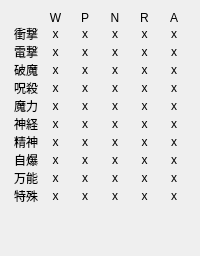
             <widget class="QWidget" name="weakpointTab2">
              <attribute name="title">
               <string>Page 2</string>
              </attribute>
              <layout class="QGridLayout">
               <property name="spacing">
                <number>0</number>
               </property>
               <item row="0" column="1">
                <widget class="QLabel" name="weakpointLabel2">
                 <property name="text">
                  <string>W</string>
                 </property>
                 <property name="alignment">
                  <set>Qt::AlignCenter</set>
                 </property>
                </widget>
               </item>
               <item row="0" column="2">
                <widget class="QLabel" name="protectionLabel2">
                 <property name="text">
                  <string>P</string>
                 </property>
                 <property name="alignment">
                  <set>Qt::AlignCenter</set>
                 </property>
                </widget>
               </item>
               <item row="0" column="3">
                <widget class="QLabel" name="nullLabel2">
                 <property name="text">
                  <string>N</string>
                 </property>
                 <property name="alignment">
                  <set>Qt::AlignCenter</set>
                 </property>
                </widget>
               </item>
               <item row="0" column="4">
                <widget class="QLabel" name="reflectLabel2">
                 <property name="text">
                  <string>R</string>
                 </property>
                 <property name="alignment">
                  <set>Qt::AlignCenter</set>
                 </property>
                </widget>
               </item>
               <item row="0" column="5">
                <widget class="QLabel" name="absorbLabel2">
                 <property name="text">
                  <string>A</string>
                 </property>
                 <property name="alignment">
                  <set>Qt::AlignCenter</set>
                 </property>
                </widget>
               </item>
               <item row="1" column="0">
                <widget class="QLabel" name="wpShockLabel">
                 <property name="text">
                  <string>衝撃</string>
                 </property>
                 <property name="alignment">
                  <set>Qt::AlignCenter</set>
                 </property>
                </widget>
               </item>
               <item row="2" column="0">
                <widget class="QLabel" name="wpElectricShockLabel">
                 <property name="text">
                  <string>電撃</string>
                 </property>
                 <property name="alignment">
                  <set>Qt::AlignCenter</set>
                 </property>
                </widget>
               </item>
               <item row="3" column="0">
                <widget class="QLabel" name="wpHamaLabel">
                 <property name="text">
                  <string>破魔</string>
                 </property>
                 <property name="alignment">
                  <set>Qt::AlignCenter</set>
                 </property>
                </widget>
               </item>
               <item row="4" column="0">
                <widget class="QLabel" name="wpMudoLabel">
                 <property name="text">
                  <string>呪殺</string>
                 </property>
                 <property name="alignment">
                  <set>Qt::AlignCenter</set>
                 </property>
                </widget>
               </item>
               <item row="5" column="0">
                <widget class="QLabel" name="wpMagicForceLabel">
                 <property name="text">
                  <string>魔力</string>
                 </property>
                 <property name="alignment">
                  <set>Qt::AlignCenter</set>
                 </property>
                </widget>
               </item>
               <item row="6" column="0">
                <widget class="QLabel" name="wpNerveLabel">
                 <property name="text">
                  <string>神経</string>
                 </property>
                 <property name="alignment">
                  <set>Qt::AlignCenter</set>
                 </property>
                </widget>
               </item>
               <item row="7" column="0">
                <widget class="QLabel" name="wpMindLabel">
                 <property name="text">
                  <string>精神</string>
                 </property>
                 <property name="alignment">
                  <set>Qt::AlignCenter</set>
                 </property>
                </widget>
               </item>
               <item row="8" column="0">
                <widget class="QLabel" name="wpSuicideLabel">
                 <property name="text">
                  <string>自爆</string>
                 </property>
                 <property name="alignment">
                  <set>Qt::AlignCenter</set>
                 </property>
                </widget>
               </item>
               <item row="9" column="0">
                <widget class="QLabel" name="wpAlmightyLabel">
                 <property name="text">
                  <string>万能</string>
                 </property>
                 <property name="alignment">
                  <set>Qt::AlignCenter</set>
                 </property>
                </widget>
               </item>
               <item row="10" column="0">
                <widget class="QLabel" name="wpSpecialLabel">
                 <property name="text">
                  <string>特殊</string>
                 </property>
                 <property name="alignment">
                  <set>Qt::AlignCenter</set>
                 </property>
                </widget>
               </item>
               <item row="11" column="0">
                <spacer>
                 <property name="orientation">
                  <enum>Qt::Vertical</enum>
                 </property>
                 <property name="sizeHint" stdset="0">
                  <size>
                   <width>20</width>
                   <height>40</height>
                  </size>
                 </property>
                </spacer>
               </item>
               <item row="1" column="1">
                <widget class="QLabel" name="weakpointShock">
                 <property name="text">
                  <string>x</string>
                 </property>
                 <property name="alignment">
                  <set>Qt::AlignCenter</set>
                 </property>
                 <property name="textInteractionFlags">
                  <set>Qt::LinksAccessibleByMouse|Qt::TextSelectableByMouse</set>
                 </property>
                </widget>
               </item>
               <item row="1" column="2">
                <widget class="QLabel" name="protectionShock">
                 <property name="text">
                  <string>x</string>
                 </property>
                 <property name="alignment">
                  <set>Qt::AlignCenter</set>
                 </property>
                 <property name="textInteractionFlags">
                  <set>Qt::LinksAccessibleByMouse|Qt::TextSelectableByMouse</set>
                 </property>
                </widget>
               </item>
               <item row="2" column="2">
                <widget class="QLabel" name="protectionElectricShock">
                 <property name="text">
                  <string>x</string>
                 </property>
                 <property name="alignment">
                  <set>Qt::AlignCenter</set>
                 </property>
                 <property name="textInteractionFlags">
                  <set>Qt::LinksAccessibleByMouse|Qt::TextSelectableByMouse</set>
                 </property>
                </widget>
               </item>
               <item row="3" column="2">
                <widget class="QLabel" name="protectionHama">
                 <property name="text">
                  <string>x</string>
                 </property>
                 <property name="alignment">
                  <set>Qt::AlignCenter</set>
                 </property>
                 <property name="textInteractionFlags">
                  <set>Qt::LinksAccessibleByMouse|Qt::TextSelectableByMouse</set>
                 </property>
                </widget>
               </item>
               <item row="4" column="2">
                <widget class="QLabel" name="protectionMudo">
                 <property name="text">
                  <string>x</string>
                 </property>
                 <property name="alignment">
                  <set>Qt::AlignCenter</set>
                 </property>
                 <property name="textInteractionFlags">
                  <set>Qt::LinksAccessibleByMouse|Qt::TextSelectableByMouse</set>
                 </property>
                </widget>
               </item>
               <item row="5" column="2">
                <widget class="QLabel" name="protectionMagicForce">
                 <property name="text">
                  <string>x</string>
                 </property>
                 <property name="alignment">
                  <set>Qt::AlignCenter</set>
                 </property>
                 <property name="textInteractionFlags">
                  <set>Qt::LinksAccessibleByMouse|Qt::TextSelectableByMouse</set>
                 </property>
                </widget>
               </item>
               <item row="6" column="2">
                <widget class="QLabel" name="protectionNerve">
                 <property name="text">
                  <string>x</string>
                 </property>
                 <property name="alignment">
                  <set>Qt::AlignCenter</set>
                 </property>
                 <property name="textInteractionFlags">
                  <set>Qt::LinksAccessibleByMouse|Qt::TextSelectableByMouse</set>
                 </property>
                </widget>
               </item>
               <item row="7" column="2">
                <widget class="QLabel" name="protectionMind">
                 <property name="text">
                  <string>x</string>
                 </property>
                 <property name="alignment">
                  <set>Qt::AlignCenter</set>
                 </property>
                 <property name="textInteractionFlags">
                  <set>Qt::LinksAccessibleByMouse|Qt::TextSelectableByMouse</set>
                 </property>
                </widget>
               </item>
               <item row="8" column="2">
                <widget class="QLabel" name="protectionSuicide">
                 <property name="text">
                  <string>x</string>
                 </property>
                 <property name="alignment">
                  <set>Qt::AlignCenter</set>
                 </property>
                 <property name="textInteractionFlags">
                  <set>Qt::LinksAccessibleByMouse|Qt::TextSelectableByMouse</set>
                 </property>
                </widget>
               </item>
               <item row="9" column="2">
                <widget class="QLabel" name="protectionAlmighty">
                 <property name="text">
                  <string>x</string>
                 </property>
                 <property name="alignment">
                  <set>Qt::AlignCenter</set>
                 </property>
                 <property name="textInteractionFlags">
                  <set>Qt::LinksAccessibleByMouse|Qt::TextSelectableByMouse</set>
                 </property>
                </widget>
               </item>
               <item row="10" column="2">
                <widget class="QLabel" name="protectionSpecial">
                 <property name="text">
                  <string>x</string>
                 </property>
                 <property name="alignment">
                  <set>Qt::AlignCenter</set>
                 </property>
                 <property name="textInteractionFlags">
                  <set>Qt::LinksAccessibleByMouse|Qt::TextSelectableByMouse</set>
                 </property>
                </widget>
               </item>
               <item row="2" column="1">
                <widget class="QLabel" name="weakpointElectricShock">
                 <property name="text">
                  <string>x</string>
                 </property>
                 <property name="alignment">
                  <set>Qt::AlignCenter</set>
                 </property>
                 <property name="textInteractionFlags">
                  <set>Qt::LinksAccessibleByMouse|Qt::TextSelectableByMouse</set>
                 </property>
                </widget>
               </item>
               <item row="3" column="1">
                <widget class="QLabel" name="weakpointHama">
                 <property name="text">
                  <string>x</string>
                 </property>
                 <property name="alignment">
                  <set>Qt::AlignCenter</set>
                 </property>
                 <property name="textInteractionFlags">
                  <set>Qt::LinksAccessibleByMouse|Qt::TextSelectableByMouse</set>
                 </property>
                </widget>
               </item>
               <item row="4" column="1">
                <widget class="QLabel" name="weakpointMudo">
                 <property name="text">
                  <string>x</string>
                 </property>
                 <property name="alignment">
                  <set>Qt::AlignCenter</set>
                 </property>
                 <property name="textInteractionFlags">
                  <set>Qt::LinksAccessibleByMouse|Qt::TextSelectableByMouse</set>
                 </property>
                </widget>
               </item>
               <item row="5" column="1">
                <widget class="QLabel" name="weakpointMagicForce">
                 <property name="text">
                  <string>x</string>
                 </property>
                 <property name="alignment">
                  <set>Qt::AlignCenter</set>
                 </property>
                 <property name="textInteractionFlags">
                  <set>Qt::LinksAccessibleByMouse|Qt::TextSelectableByMouse</set>
                 </property>
                </widget>
               </item>
               <item row="6" column="1">
                <widget class="QLabel" name="weakpointNerve">
                 <property name="text">
                  <string>x</string>
                 </property>
                 <property name="alignment">
                  <set>Qt::AlignCenter</set>
                 </property>
                 <property name="textInteractionFlags">
                  <set>Qt::LinksAccessibleByMouse|Qt::TextSelectableByMouse</set>
                 </property>
                </widget>
               </item>
               <item row="7" column="1">
                <widget class="QLabel" name="weakpointMind">
                 <property name="text">
                  <string>x</string>
                 </property>
                 <property name="alignment">
                  <set>Qt::AlignCenter</set>
                 </property>
                 <property name="textInteractionFlags">
                  <set>Qt::LinksAccessibleByMouse|Qt::TextSelectableByMouse</set>
                 </property>
                </widget>
               </item>
               <item row="8" column="1">
                <widget class="QLabel" name="weakpointSuicide">
                 <property name="text">
                  <string>x</string>
                 </property>
                 <property name="alignment">
                  <set>Qt::AlignCenter</set>
                 </property>
                 <property name="textInteractionFlags">
                  <set>Qt::LinksAccessibleByMouse|Qt::TextSelectableByMouse</set>
                 </property>
                </widget>
               </item>
               <item row="9" column="1">
                <widget class="QLabel" name="weakpointAlmighty">
                 <property name="text">
                  <string>x</string>
                 </property>
                 <property name="alignment">
                  <set>Qt::AlignCenter</set>
                 </property>
                 <property name="textInteractionFlags">
                  <set>Qt::LinksAccessibleByMouse|Qt::TextSelectableByMouse</set>
                 </property>
                </widget>
               </item>
               <item row="10" column="1">
                <widget class="QLabel" name="weakpointSpecial">
                 <property name="text">
                  <string>x</string>
                 </property>
                 <property name="alignment">
                  <set>Qt::AlignCenter</set>
                 </property>
                 <property name="textInteractionFlags">
                  <set>Qt::LinksAccessibleByMouse|Qt::TextSelectableByMouse</set>
                 </property>
                </widget>
               </item>
               <item row="1" column="3">
                <widget class="QLabel" name="nullShock">
                 <property name="text">
                  <string>x</string>
                 </property>
                 <property name="alignment">
                  <set>Qt::AlignCenter</set>
                 </property>
                 <property name="textInteractionFlags">
                  <set>Qt::LinksAccessibleByMouse|Qt::TextSelectableByMouse</set>
                 </property>
                </widget>
               </item>
               <item row="2" column="3">
                <widget class="QLabel" name="nullElectricShock">
                 <property name="text">
                  <string>x</string>
                 </property>
                 <property name="alignment">
                  <set>Qt::AlignCenter</set>
                 </property>
                 <property name="textInteractionFlags">
                  <set>Qt::LinksAccessibleByMouse|Qt::TextSelectableByMouse</set>
                 </property>
                </widget>
               </item>
               <item row="3" column="3">
                <widget class="QLabel" name="nullHama">
                 <property name="text">
                  <string>x</string>
                 </property>
                 <property name="alignment">
                  <set>Qt::AlignCenter</set>
                 </property>
                 <property name="textInteractionFlags">
                  <set>Qt::LinksAccessibleByMouse|Qt::TextSelectableByMouse</set>
                 </property>
                </widget>
               </item>
               <item row="4" column="3">
                <widget class="QLabel" name="nullMudo">
                 <property name="text">
                  <string>x</string>
                 </property>
                 <property name="alignment">
                  <set>Qt::AlignCenter</set>
                 </property>
                 <property name="textInteractionFlags">
                  <set>Qt::LinksAccessibleByMouse|Qt::TextSelectableByMouse</set>
                 </property>
                </widget>
               </item>
               <item row="5" column="3">
                <widget class="QLabel" name="nullMagicForce">
                 <property name="text">
                  <string>x</string>
                 </property>
                 <property name="alignment">
                  <set>Qt::AlignCenter</set>
                 </property>
                 <property name="textInteractionFlags">
                  <set>Qt::LinksAccessibleByMouse|Qt::TextSelectableByMouse</set>
                 </property>
                </widget>
               </item>
               <item row="6" column="3">
                <widget class="QLabel" name="nullNerve">
                 <property name="text">
                  <string>x</string>
                 </property>
                 <property name="alignment">
                  <set>Qt::AlignCenter</set>
                 </property>
                 <property name="textInteractionFlags">
                  <set>Qt::LinksAccessibleByMouse|Qt::TextSelectableByMouse</set>
                 </property>
                </widget>
               </item>
               <item row="7" column="3">
                <widget class="QLabel" name="nullMind">
                 <property name="text">
                  <string>x</string>
                 </property>
                 <property name="alignment">
                  <set>Qt::AlignCenter</set>
                 </property>
                 <property name="textInteractionFlags">
                  <set>Qt::LinksAccessibleByMouse|Qt::TextSelectableByMouse</set>
                 </property>
                </widget>
               </item>
               <item row="8" column="3">
                <widget class="QLabel" name="nullSuicide">
                 <property name="text">
                  <string>x</string>
                 </property>
                 <property name="alignment">
                  <set>Qt::AlignCenter</set>
                 </property>
                 <property name="textInteractionFlags">
                  <set>Qt::LinksAccessibleByMouse|Qt::TextSelectableByMouse</set>
                 </property>
                </widget>
               </item>
               <item row="9" column="3">
                <widget class="QLabel" name="nullAlmighty">
                 <property name="text">
                  <string>x</string>
                 </property>
                 <property name="alignment">
                  <set>Qt::AlignCenter</set>
                 </property>
                 <property name="textInteractionFlags">
                  <set>Qt::LinksAccessibleByMouse|Qt::TextSelectableByMouse</set>
                 </property>
                </widget>
               </item>
               <item row="10" column="3">
                <widget class="QLabel" name="nullSpecial">
                 <property name="text">
                  <string>x</string>
                 </property>
                 <property name="alignment">
                  <set>Qt::AlignCenter</set>
                 </property>
                 <property name="textInteractionFlags">
                  <set>Qt::LinksAccessibleByMouse|Qt::TextSelectableByMouse</set>
                 </property>
                </widget>
               </item>
               <item row="1" column="4">
                <widget class="QLabel" name="reflectShock">
                 <property name="text">
                  <string>x</string>
                 </property>
                 <property name="alignment">
                  <set>Qt::AlignCenter</set>
                 </property>
                 <property name="textInteractionFlags">
                  <set>Qt::LinksAccessibleByMouse|Qt::TextSelectableByMouse</set>
                 </property>
                </widget>
               </item>
               <item row="2" column="4">
                <widget class="QLabel" name="reflectElectricShock">
                 <property name="text">
                  <string>x</string>
                 </property>
                 <property name="alignment">
                  <set>Qt::AlignCenter</set>
                 </property>
                 <property name="textInteractionFlags">
                  <set>Qt::LinksAccessibleByMouse|Qt::TextSelectableByMouse</set>
                 </property>
                </widget>
               </item>
               <item row="4" column="4">
                <widget class="QLabel" name="reflectMudo">
                 <property name="text">
                  <string>x</string>
                 </property>
                 <property name="alignment">
                  <set>Qt::AlignCenter</set>
                 </property>
                 <property name="textInteractionFlags">
                  <set>Qt::LinksAccessibleByMouse|Qt::TextSelectableByMouse</set>
                 </property>
                </widget>
               </item>
               <item row="3" column="4">
                <widget class="QLabel" name="reflectHama">
                 <property name="text">
                  <string>x</string>
                 </property>
                 <property name="alignment">
                  <set>Qt::AlignCenter</set>
                 </property>
                 <property name="textInteractionFlags">
                  <set>Qt::LinksAccessibleByMouse|Qt::TextSelectableByMouse</set>
                 </property>
                </widget>
               </item>
               <item row="5" column="4">
                <widget class="QLabel" name="reflectMagicForce">
                 <property name="text">
                  <string>x</string>
                 </property>
                 <property name="alignment">
                  <set>Qt::AlignCenter</set>
                 </property>
                 <property name="textInteractionFlags">
                  <set>Qt::LinksAccessibleByMouse|Qt::TextSelectableByMouse</set>
                 </property>
                </widget>
               </item>
               <item row="6" column="4">
                <widget class="QLabel" name="reflectNerve">
                 <property name="text">
                  <string>x</string>
                 </property>
                 <property name="alignment">
                  <set>Qt::AlignCenter</set>
                 </property>
                 <property name="textInteractionFlags">
                  <set>Qt::LinksAccessibleByMouse|Qt::TextSelectableByMouse</set>
                 </property>
                </widget>
               </item>
               <item row="7" column="4">
                <widget class="QLabel" name="reflectMind">
                 <property name="text">
                  <string>x</string>
                 </property>
                 <property name="alignment">
                  <set>Qt::AlignCenter</set>
                 </property>
                 <property name="textInteractionFlags">
                  <set>Qt::LinksAccessibleByMouse|Qt::TextSelectableByMouse</set>
                 </property>
                </widget>
               </item>
               <item row="8" column="4">
                <widget class="QLabel" name="reflectSuicide">
                 <property name="text">
                  <string>x</string>
                 </property>
                 <property name="alignment">
                  <set>Qt::AlignCenter</set>
                 </property>
                 <property name="textInteractionFlags">
                  <set>Qt::LinksAccessibleByMouse|Qt::TextSelectableByMouse</set>
                 </property>
                </widget>
               </item>
               <item row="9" column="4">
                <widget class="QLabel" name="reflectAlmighty">
                 <property name="text">
                  <string>x</string>
                 </property>
                 <property name="alignment">
                  <set>Qt::AlignCenter</set>
                 </property>
                 <property name="textInteractionFlags">
                  <set>Qt::LinksAccessibleByMouse|Qt::TextSelectableByMouse</set>
                 </property>
                </widget>
               </item>
               <item row="10" column="4">
                <widget class="QLabel" name="reflectSpecial">
                 <property name="text">
                  <string>x</string>
                 </property>
                 <property name="alignment">
                  <set>Qt::AlignCenter</set>
                 </property>
                 <property name="textInteractionFlags">
                  <set>Qt::LinksAccessibleByMouse|Qt::TextSelectableByMouse</set>
                 </property>
                </widget>
               </item>
               <item row="10" column="5">
                <widget class="QLabel" name="absorbSpecial">
                 <property name="text">
                  <string>x</string>
                 </property>
                 <property name="alignment">
                  <set>Qt::AlignCenter</set>
                 </property>
                 <property name="textInteractionFlags">
                  <set>Qt::LinksAccessibleByMouse|Qt::TextSelectableByMouse</set>
                 </property>
                </widget>
               </item>
               <item row="9" column="5">
                <widget class="QLabel" name="absorbAlmighty">
                 <property name="text">
                  <string>x</string>
                 </property>
                 <property name="alignment">
                  <set>Qt::AlignCenter</set>
                 </property>
                 <property name="textInteractionFlags">
                  <set>Qt::LinksAccessibleByMouse|Qt::TextSelectableByMouse</set>
                 </property>
                </widget>
               </item>
               <item row="8" column="5">
                <widget class="QLabel" name="absorbSuicide">
                 <property name="text">
                  <string>x</string>
                 </property>
                 <property name="alignment">
                  <set>Qt::AlignCenter</set>
                 </property>
                 <property name="textInteractionFlags">
                  <set>Qt::LinksAccessibleByMouse|Qt::TextSelectableByMouse</set>
                 </property>
                </widget>
               </item>
               <item row="7" column="5">
                <widget class="QLabel" name="absorbMind">
                 <property name="text">
                  <string>x</string>
                 </property>
                 <property name="alignment">
                  <set>Qt::AlignCenter</set>
                 </property>
                 <property name="textInteractionFlags">
                  <set>Qt::LinksAccessibleByMouse|Qt::TextSelectableByMouse</set>
                 </property>
                </widget>
               </item>
               <item row="6" column="5">
                <widget class="QLabel" name="absorbNerve">
                 <property name="text">
                  <string>x</string>
                 </property>
                 <property name="alignment">
                  <set>Qt::AlignCenter</set>
                 </property>
                 <property name="textInteractionFlags">
                  <set>Qt::LinksAccessibleByMouse|Qt::TextSelectableByMouse</set>
                 </property>
                </widget>
               </item>
               <item row="5" column="5">
                <widget class="QLabel" name="absorbMagicForce">
                 <property name="text">
                  <string>x</string>
                 </property>
                 <property name="alignment">
                  <set>Qt::AlignCenter</set>
                 </property>
                 <property name="textInteractionFlags">
                  <set>Qt::LinksAccessibleByMouse|Qt::TextSelectableByMouse</set>
                 </property>
                </widget>
               </item>
               <item row="4" column="5">
                <widget class="QLabel" name="absorbMudo">
                 <property name="text">
                  <string>x</string>
                 </property>
                 <property name="alignment">
                  <set>Qt::AlignCenter</set>
                 </property>
                 <property name="textInteractionFlags">
                  <set>Qt::LinksAccessibleByMouse|Qt::TextSelectableByMouse</set>
                 </property>
                </widget>
               </item>
               <item row="3" column="5">
                <widget class="QLabel" name="absorbHama">
                 <property name="text">
                  <string>x</string>
                 </property>
                 <property name="alignment">
                  <set>Qt::AlignCenter</set>
                 </property>
                 <property name="textInteractionFlags">
                  <set>Qt::LinksAccessibleByMouse|Qt::TextSelectableByMouse</set>
                 </property>
                </widget>
               </item>
               <item row="2" column="5">
                <widget class="QLabel" name="absorbElectricShock">
                 <property name="text">
                  <string>x</string>
                 </property>
                 <property name="alignment">
                  <set>Qt::AlignCenter</set>
                 </property>
                 <property name="textInteractionFlags">
                  <set>Qt::LinksAccessibleByMouse|Qt::TextSelectableByMouse</set>
                 </property>
                </widget>
               </item>
               <item row="1" column="5">
                <widget class="QLabel" name="absorbShock">
                 <property name="text">
                  <string>x</string>
                 </property>
                 <property name="alignment">
                  <set>Qt::AlignCenter</set>
                 </property>
                 <property name="textInteractionFlags">
                  <set>Qt::LinksAccessibleByMouse|Qt::TextSelectableByMouse</set>
                 </property>
                </widget>
               </item>
              </layout>
             </widget>
